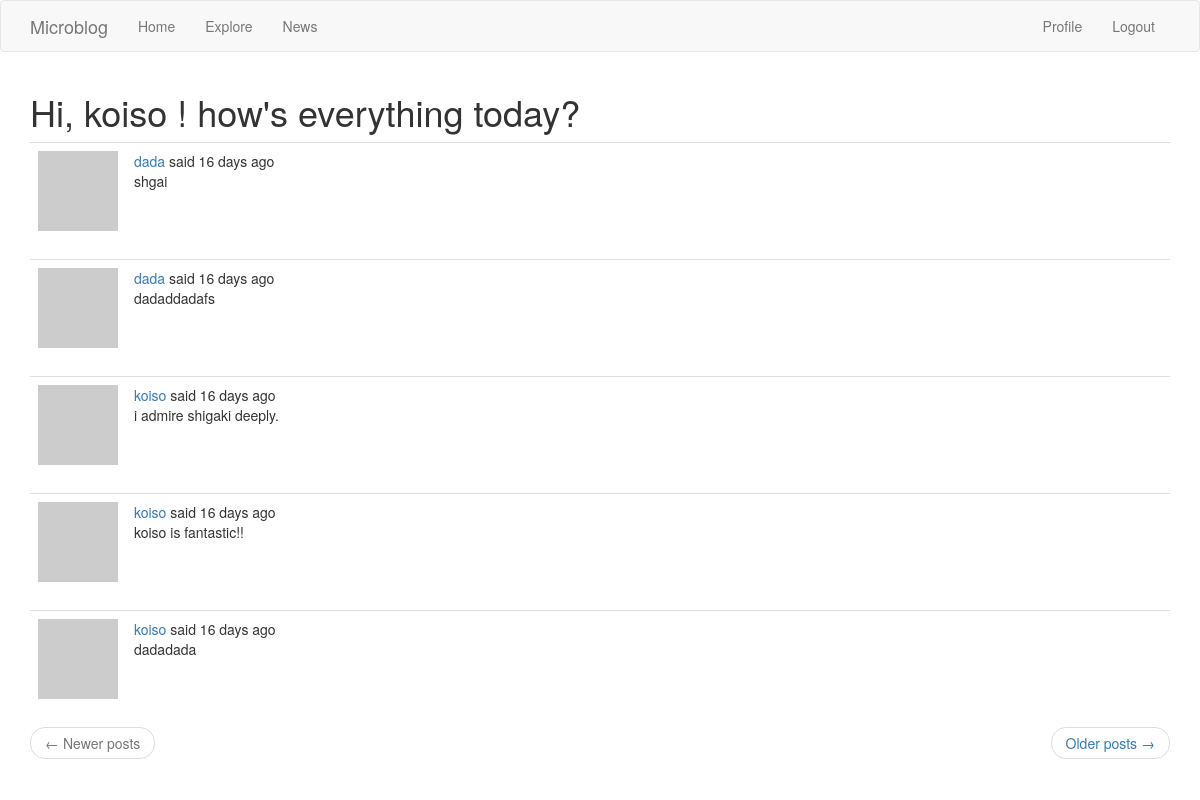
Before: /explore (signed in) with the older database file.
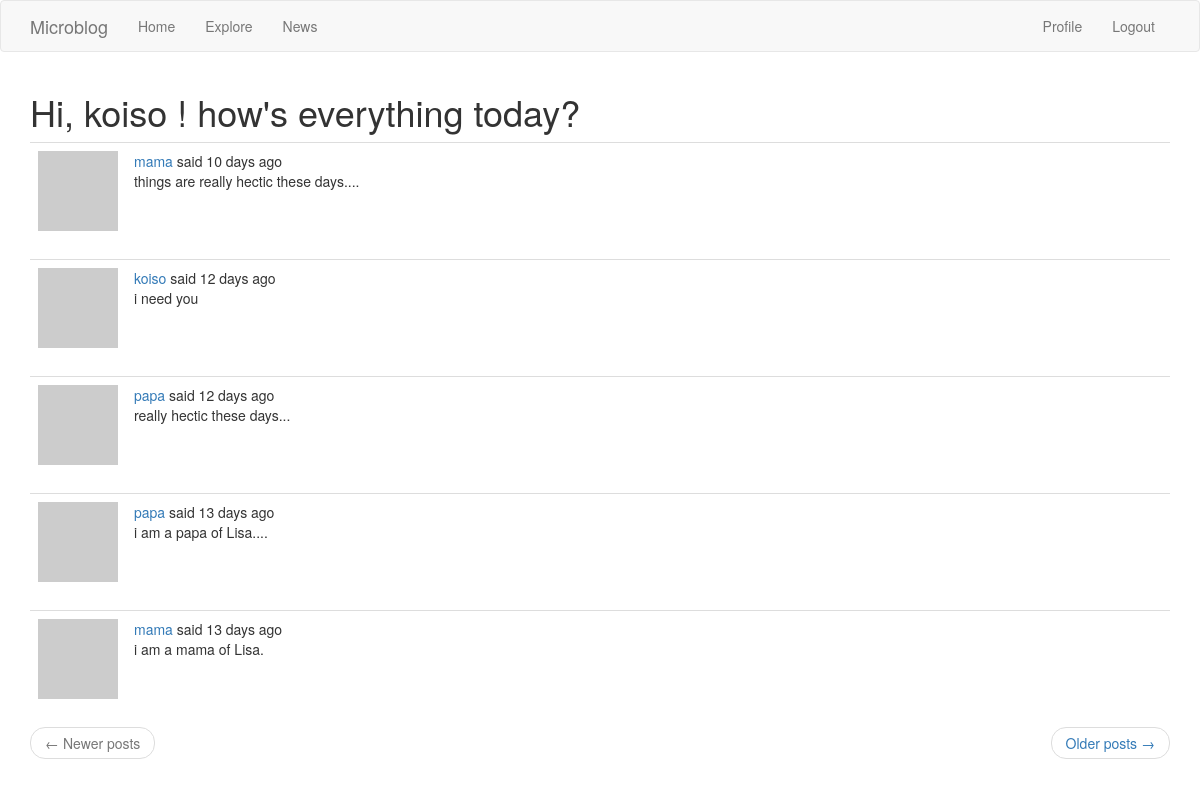
After: the same page with the newer database file.
### app/models.py (models this page shows, shortened)
class Post(db.Model):
    id = db.Column(db.Integer, primary_key=True)
    body = db.Column(db.String(140))
    timestamp = db.Column(db.DateTime, index=True, default=datetime.utcnow)
    user_id = db.Column(db.Integer, db.ForeignKey('user.id'))
    language = db.Column(db.String(5))

### app/routes.py (the view)
@app.route('/explore')
@login_required
def explore():
    page = request.args.get('page', 1, type=int)
    posts = Post.query.order_by(Post.timestamp.desc()).paginate(
        page, app.config['POSTS_PER_PAGE'], False)
    next_url = url_for('explore', page=posts.next_num) \
        if posts.has_next else None
    prev_url = url_for('explore', page=posts.prev_num) \
        if posts.has_prev else None
    return render_template('index.html', title=_('Explore'),
                           posts=posts.items, next_url=next_url,
                           prev_url=prev_url)

### app/models.py (called while the page is built)
@login.user_loader
def load_user(id):
    return User.query.get(int(id))

    def avatar(self, size):
        digest = md5(self.email.lower().encode('utf-8')).hexdigest()
        return 'https://www.gravatar.com/avatar/{}?d=identicon&s={}'.format(digest, size)

### app/routes.py (called while the page is built)
@app.before_request
def before_request():
    if current_user.is_authenticated:
        current_user.last_seen = datetime.utcnow()
        db.session.commit()
    g.locale = str(get_locale())

### app/templates/index.html (shortened to what this page needs)
{% extends "base.html" %}
{% import 'bootstrap/wtf.html' as wtf %}
{% block app_content %}
    <h1>Hi, {{ current_user.username }} ! how's everything today?</h1>
    {% for post in posts %}
        {% include '_post.html' %}
    {% endfor %}
    <nav aria-label="...">
        <ul class="pager">
            <li class="previous{% if not prev_url %} disabled{% endif %}">
                <a href="{{ prev_url or '#' }}">
                    <span aria-hidden="true">&larr;</span> Newer posts
                </a>
            </li>
            <li class="next{% if not next_url %} disabled{% endif %}">
                <a href="{{ next_url or '#' }}">
                    Older posts <span aria-hidden="true">&rarr;</span>
                </a>
            </li>
        </ul>
    </nav>
{% endblock %}

### app/templates/_post.html (shortened to what this page needs)
<table class="table table-hover">
     <tr>
         <td width="70px">
             <a href="{{ url_for('user', username=post.author.username) }}">
                 <img src="{{ post.author.avatar(70) }}" />
             </a>
         </td>
         <td>
             {{ _('%(username)s said %(when)s',
                 username=user_link, when=moment(post.timestamp).fromNow()) }}
             <br>
             <span id="post{{ post.id }}">{{ post.body }}</span>
         </td>
     </tr>
   </table>

Changed rows visible on the page:
no longer on this page (row unchanged): Post: body "shgai"
no longer on this page (row unchanged): Post: body "dadaddadafs"
no longer on this page (row unchanged): Post: body "i admire shigaki deeply."
no longer on this page (row unchanged): Post: body "koiso is fantastic!!"
no longer on this page (row unchanged): Post: body "dadadada"
added Post: body "things are really hectic these days...."
added Post: body "i need you"
added Post: body "really hectic these days..."
added Post: body "i am a papa of Lisa...."
added Post: body "i am a mama of Lisa."
